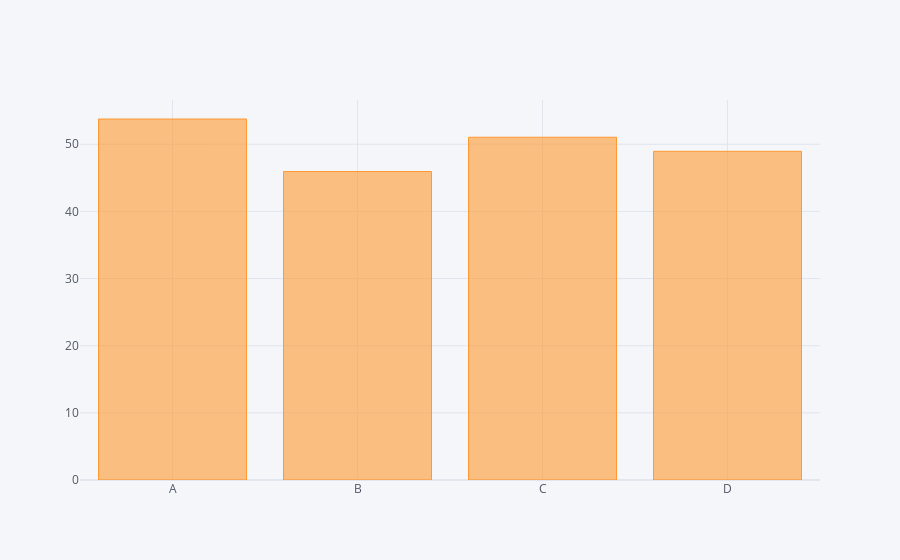

Notebook cell for this chart:
### Code cell
# Call aggregate function on data frame
df.sum().iplot(kind = 'bar')

### Figure 1 — Plotly figure (JSON) as saved in the notebook; plotly's stock layout.template omitted (floating-point values rounded to 4 significant figures)
{"data": [{"marker": {"color": "rgba(255, 153, 51, 0.6)", "line": {"color": "rgba(255, 153, 51, 1.0)", "width": 1}}, "name": "None", "orientation": "v", "text": "", "type": "bar", "x": ["A", "B", "C", "D"], "y": [53.76, 45.94, 51.05, 48.95]}], "layout": {"legend": {"bgcolor": "#F5F6F9", "font": {"color": "#4D5663"}}, "paper_bgcolor": "#F5F6F9", "plot_bgcolor": "#F5F6F9", "title": {"font": {"color": "#4D5663"}}, "xaxis": {"gridcolor": "#E1E5ED", "showgrid": true, "tickfont": {"color": "#4D5663"}, "title": {"font": {"color": "#4D5663"}, "text": ""}, "zerolinecolor": "#E1E5ED"}, "yaxis": {"gridcolor": "#E1E5ED", "showgrid": true, "tickfont": {"color": "#4D5663"}, "title": {"font": {"color": "#4D5663"}, "text": ""}, "zerolinecolor": "#E1E5ED"}}}
